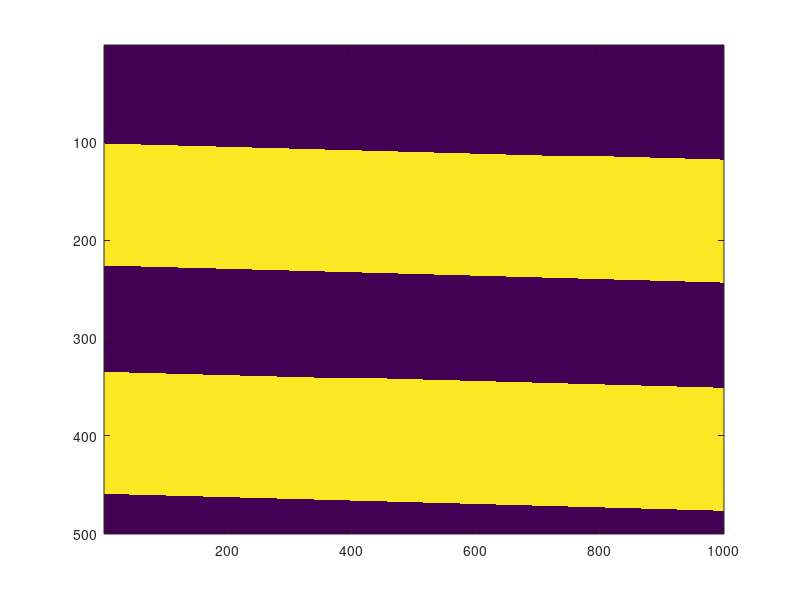
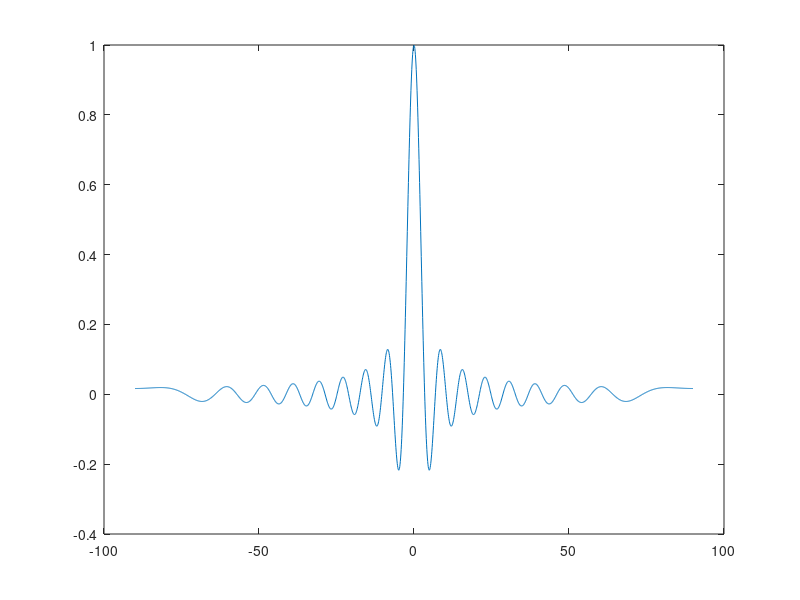
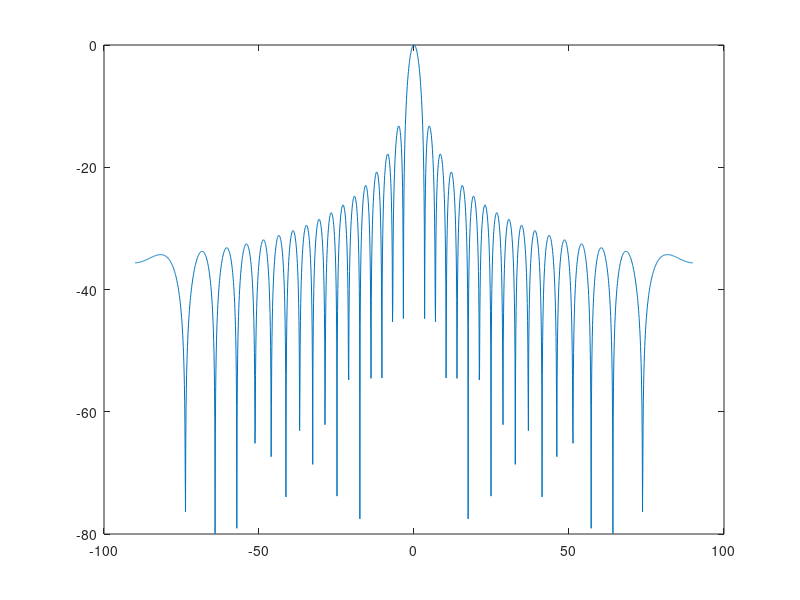
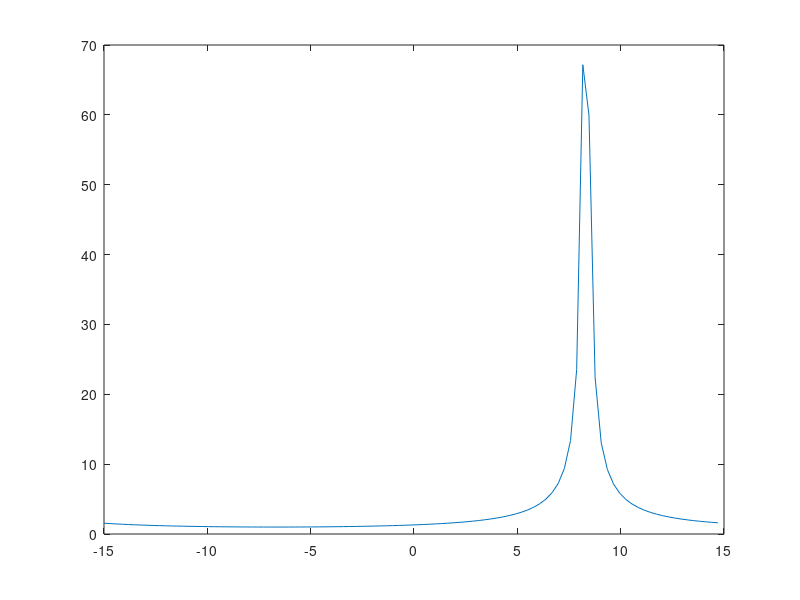

Write MATLAB code to recreate these figures, in order.
clear;
Dreal = load('data_real.txt');
Dimag = load('data_imag.txt');

DataIQ = Dreal + 1j*Dimag ;

figure; imagesc(abs(DataIQ));


% vreal = load('ventana_real.txt');
% vimag = load('ventana_imag.txt');

% figure; plot(vreal);
% figure; plot(vimag);

te = 10e-6;
c = 3e8;
PRF = 1000;
fs = 50e6;
Tventana = 1e-5;
tau = 2.5e-6;
D = 1;
Fc = 5e9;
lambda = c/Fc;

vmax = PRF/2*lambda/2;

Rmin = te*c/2;
Rmax = Rmin + Tventana*c/2;

tita = -pi/2:pi/2000:pi/2;

E_tita = sin(pi*(D/lambda)*sin(tita))./(pi*(D/lambda)*sin(tita));

figure; plot(tita*180/pi, E_tita);
figure; plot(tita*180/pi, 10*log10(abs(E_tita).^2));




xdata = DataIQ(160,520:620);
v_index1 = -vmax:2*vmax/length(xdata):vmax-2*vmax/length(xdata);
figure; plot(v_index1,abs(fftshift(fft(xdata))));
xdata1 = DataIQ(400,520:680);
v_index2 = -vmax:2*vmax/length(xdata1):vmax-2*vmax/length(xdata1);
figure; plot(v_index2,abs(fftshift(fft(xdata1))));

%%
acimut_deg = 0:pi/200:2*pi;
rango = 10:1:1000;

[th, r] = meshgrid(acimut_deg, rango);
[X, Y]  = pol2cart(th, r);

map = ones(991,401);         


figure();
surf(X, Y, map, 'edgecolor','none');  shading flat;
view(0,90);
axis equal;
xlabel('Rango [Km]'); ylabel('Rango [Km]'); zlabel('Energia');
colorbar; 
title('Doppler: channel H')


